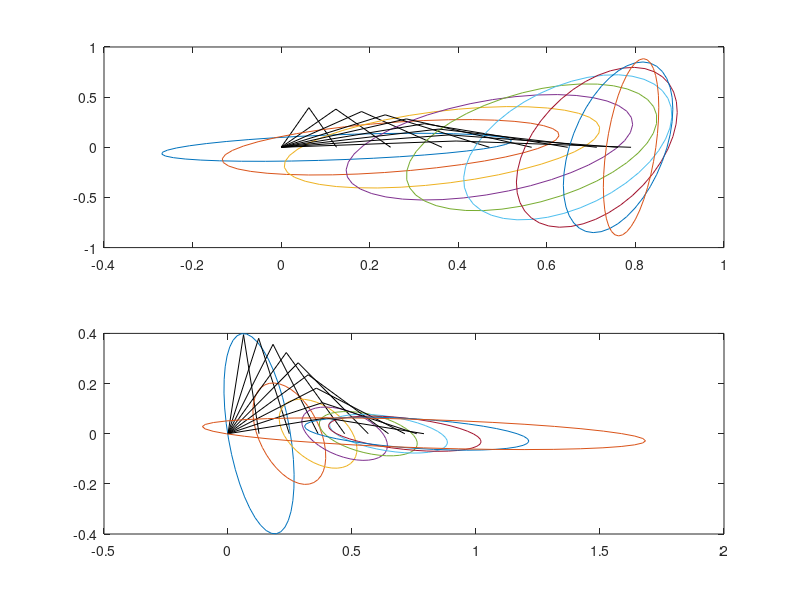

The MATLAB source for this figure:
% manipulability and force ellipsoid of two links
%
% Author: Yichi Iino
%
% Refrerence:
%

clear;

L1 = 0.4; L2 = 0.4;

for iPos = 1:9
    
    % set link relative angle 
    theta1 = pi/2*iPos/10;
    theta2 = 2*(pi/2 - theta1);
    
    % set link position
    x1 = L1*sin(theta1); y1 = L1*cos(theta1);
    x2 = L1*sin(theta1) + L2*sin(theta1 + theta2);
    y2 = L1*cos(theta1) + L2*cos(theta1 + theta2);
    
    % plot link
    figure(1)
    subplot(2,1,1)
    plot([0, x1], [0, y1], 'k'); hold on;
    plot([x1, x2], [y1, y2], 'k');
    
    % set the endpoint coordinate
    x = L1*sin(theta1) + L2*sin(theta1 + theta2);
    y = L1*cos(theta1) + L2*cos(theta1 + theta2);
    
    % set Jacobian matrix
    J = [L1*cos(theta1) + L2*cos(theta1 + theta2) L2*cos(theta1 + theta2); ...
        -L1*sin(theta1) - L2*sin(theta1 + theta2) -L2*sin(theta1 + theta2)];
    
    J1 = inv(J)'*inv(J);
    J2 = J*J.';
    
    % determine eigen values and vectors
    [V1, D1] = eig(J1);
    [V2, D2] = eig(J2);
    
    % plot manipulability ellipsoid
    t = 0:0.05*pi:2*pi;
    a = 1/sqrt(D1(1,1)); b = 1/sqrt(D1(2,2));
    
    xt = a*cos(t).*V1(:,1) + b*sin(t).*V1(:,2) + [x; y];
    plot(xt(1, :), xt(2, :))
    
    % plot links
    subplot(2,1,2)
    plot([0, x1], [0, y1], 'k'); hold on;
    plot([x1, x2], [y1, y2], 'k');
    
    % plot force ellipse
    t = 0:0.05*pi:2*pi;
    a2 = 1/sqrt(D2(1,1)); b2 = 1/sqrt(D2(2,2));
    a2 = a2*0.05; b2 = b2*0.05;
    
    xt2 = a2*cos(t).*V2(:,1) + b2*sin(t).*V2(:,2) + [x; y];
    plot(xt2(1,:), xt2(2, :))
    
end
    
    
    